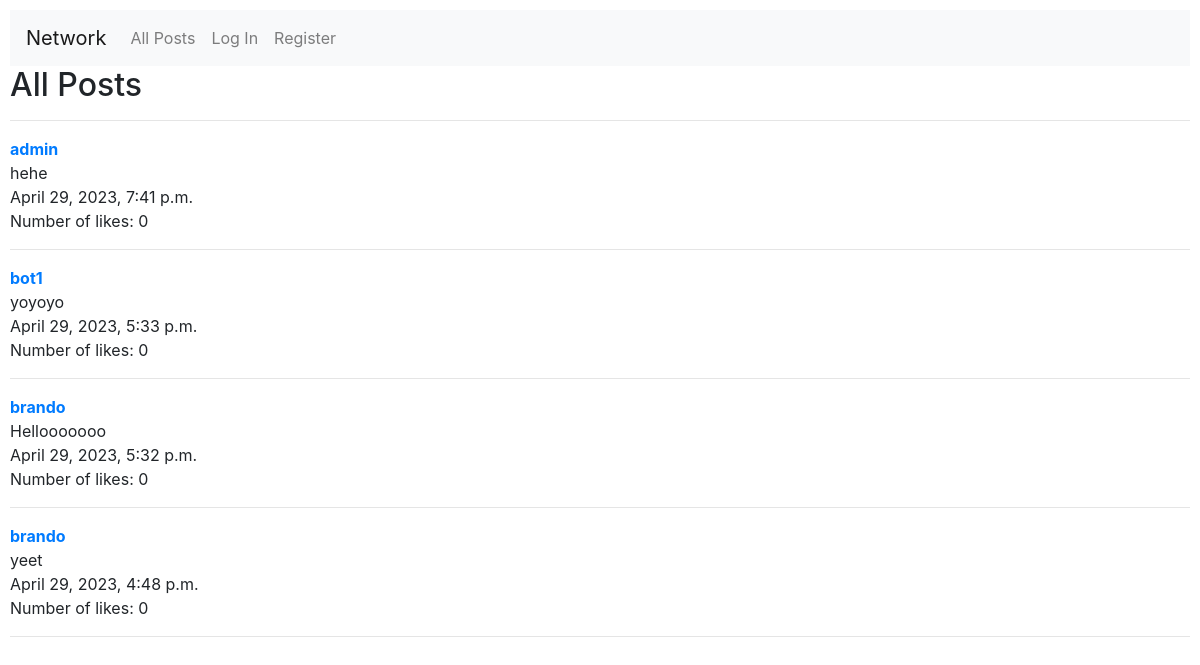
Before: / with the older database file.
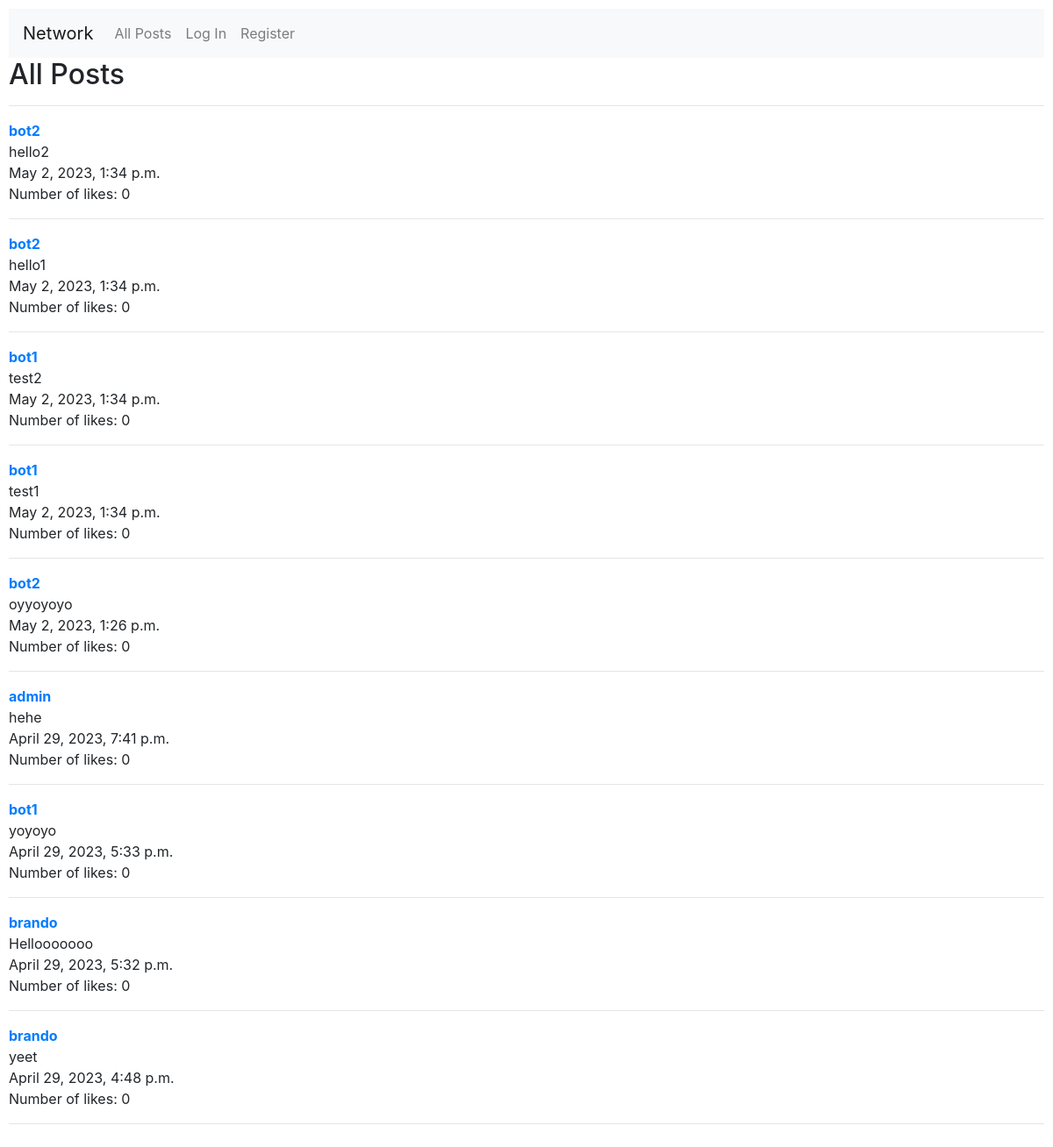
After: the same page with the newer database file.
### network/models.py (models this page shows, shortened)
class Post(models.Model):
    user = models.ForeignKey(User, on_delete=models.CASCADE, blank=True, null=True, related_name="post_user")
    content = models.CharField(max_length=280)
    number_of_likes = models.IntegerField(default=0)
    time = models.DateTimeField(auto_now_add=True)

class User(AbstractUser):
    pass

### network/views.py (the view)
# urls.py: path("", views.index, name="index"),
def index(request):
    all_posts = Post.objects.all().order_by("-time")
    number_of_posts = len(all_posts)
    return render(request, "network/index.html", {
        "form": PostForm,
        "all_posts": all_posts,
        "number_of_posts": number_of_posts
    })

### network/templates/network/index.html (shortened to what this page needs)
{% extends "network/layout.html" %}
{% block body %}
    <h2>All Posts</h2>
    <hr>
    {% if number_of_posts > 0 %}
        {% for post in all_posts %}
            <div>
                <div>
                    <a href="{% url 'profile' profile_id=post.user.id %}"><strong>{{ post.user }}</strong></a>
                </div>
                <div>
                    {{ post.content }}
                </div>
                <div>
                    {{ post.time }}
                </div>
                <div>
                    Number of likes: {{ post.number_of_likes }}
                </div>
                <hr>
            </div>
        {% endfor %}
    {% else %}
        No active posts
    {% endif %}
{% endblock %}

### network/templates/network/layout.html (shortened to what this page needs)
{% load static %}
<!DOCTYPE html>
<html lang="en">
    <head>
        <link rel="stylesheet" href="https://stackpath.bootstrapcdn.com/bootstrap/4.4.1/css/bootstrap.min.css">
        <link href="{% static 'network/styles.css' %}" rel="stylesheet">
    </head>
    <body>
        <nav class="navbar navbar-expand-lg navbar-light bg-light">
            <a class="navbar-brand" href="{% url 'index' %}">Network</a>
            <div>
              <ul class="navbar-nav mr-auto">
                <li class="nav-item">
                  <a class="nav-link" href="{% url 'index' %}">All Posts</a>
                </li>
                {% if user.is_authenticated %}
                    <li class="nav-item">
                        <a class="nav-link" href="{% url 'follow' %}">Following</a>
                    </li>
                    <li class="nav-item">
                        <a class="nav-link" href="{% url 'logout' %}">Log Out</a>
                    </li>
                {% else %}
                    <li class="nav-item">
                        <a class="nav-link" href="{% url 'login' %}">Log In</a>
                    </li>
                    <li class="nav-item">
                        <a class="nav-link" href="{% url 'register' %}">Register</a>
                    </li>
                {% endif %}
              </ul>
            </div>
          </nav>
        <div class="body">
            {% block body %}
            {% endblock %}
        </div>
    </body>
</html>

### network/static/network/styles.css (style rules this page uses)
body { padding: 10px; }

Changed rows visible on the page:
added Post: user "bot2", content "hello2", time "May 2, 2023, 1:34 p.m.", number_of_likes "0"
added Post: user "bot2", content "hello1", time "May 2, 2023, 1:34 p.m.", number_of_likes "0"
added Post: user "bot1", content "test2", time "May 2, 2023, 1:34 p.m.", number_of_likes "0"
added Post: user "bot1", content "test1", time "May 2, 2023, 1:34 p.m.", number_of_likes "0"
added Post: user "bot2", content "oyyoyoyo", time "May 2, 2023, 1:26 p.m.", number_of_likes "0"
